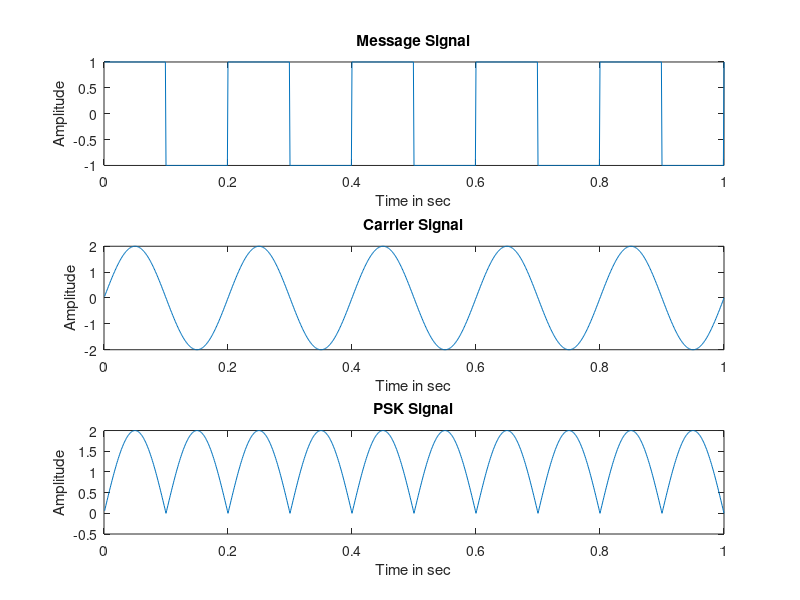

MATLAB code to generate this figure:
clear all;
close all;
clc;
amp =2;
f1 = input("Enter frequency of the carrier signal: ");
f2 = input("Enter frequency of the message signal: ");
t = 0.001:0.001:1;
Ct=amp.*sin(2*pi*f1*t);
Mt=square(2*pi*f2*t);
Rt =Mt.*Ct;
subplot(3,1,1);
plot(t,Mt);
title("Message Signal");
xlabel("Time in sec");
ylabel("Amplitude");
subplot(3,1,2);
plot(t,Ct);
title("Carrier Signal");
xlabel("Time in sec");
ylabel("Amplitude");
subplot(3,1,3);
plot(t,Rt);
title("PSK Signal");
xlabel("Time in sec");
ylabel("Amplitude");